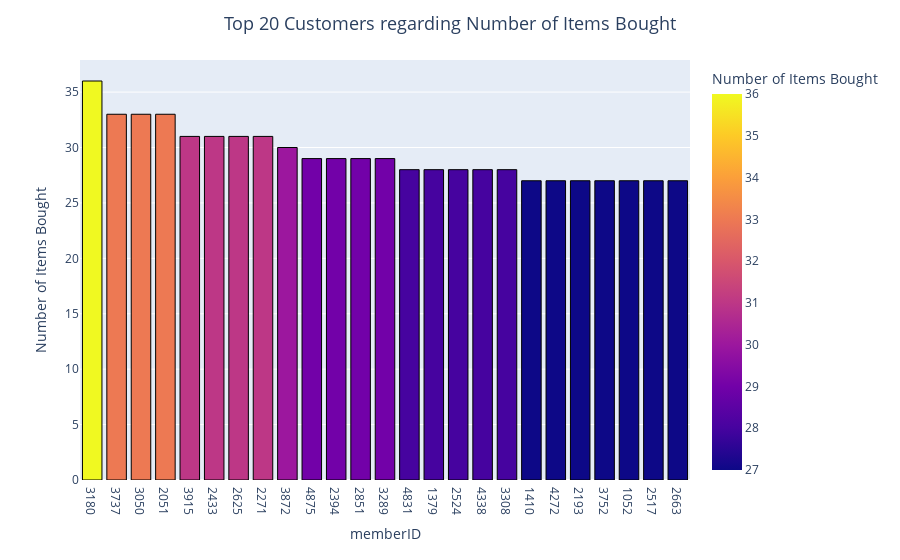

The cell this chart's notebook holds for it:
### Markdown cell above
# Top Customers regarding Number of Items bought

### Code cell
user_item = data.groupby("memberID").size().reset_index(name='count') \
    .sort_values(by='count', ascending=False)
fig = px.bar(user_item.head(25), x='memberID', y='count',
             labels={'y': 'Number of Sales',
                     'count': 'Number of Items Bought'},
             color='count')
fig.update_layout(title_text='Top 20 Customers regarding Number of Items Bought',
                  title_x=0.5, title_font=dict(size=18))
fig.update_traces(marker=dict(line=dict(color='#000000', width=1)))
fig.show()

### Figure 1 — Plotly figure (JSON) as saved in the notebook; plotly's stock layout.template omitted (floating-point values rounded to 4 significant figures)
{"data": [{"alignmentgroup": "True", "hovertemplate": "memberID=%{x}<br>Number of Items Bought=%{marker.color}<extra></extra>", "legendgroup": "", "marker": {"color": [36, 33, 33, 33, 31, 31, 31, 31, 30, 29, 29, 29, 29, 28, 28, 28, 28, 28, 27, 27, 27, 27, 27, 27, 27], "coloraxis": "coloraxis", "line": {"color": "#000000", "width": 1}, "pattern": {"shape": ""}}, "name": "", "offsetgroup": "", "orientation": "v", "showlegend": false, "textposition": "auto", "type": "bar", "x": ["3180", "3737", "3050", "2051", "3915", "2433", "2625", "2271", "3872", "4875", "2394", "2851", "3289", "4831", "1379", "2524", "4338", "3308", "1410", "4272", "2193", "3752", "1052", "2517", "2663"], "xaxis": "x", "y": [36, 33, 33, 33, 31, 31, 31, 31, 30, 29, 29, 29, 29, 28, 28, 28, 28, 28, 27, 27, 27, 27, 27, 27, 27], "yaxis": "y"}], "layout": {"barmode": "relative", "coloraxis": {"colorbar": {"title": {"text": "Number of Items Bought"}}, "colorscale": [[0, "#0d0887"], [0.1111, "#46039f"], [0.2222, "#7201a8"], [0.3333, "#9c179e"], [0.4444, "#bd3786"], [0.5556, "#d8576b"], [0.6667, "#ed7953"], [0.7778, "#fb9f3a"], [0.8889, "#fdca26"], [1, "#f0f921"]]}, "legend": {"tracegroupgap": 0}, "margin": {"t": 60}, "title": {"font": {"size": 18}, "text": "Top 20 Customers regarding Number of Items Bought", "x": 0.5}, "xaxis": {"anchor": "y", "domain": [0, 1], "title": {"text": "memberID"}}, "yaxis": {"anchor": "x", "domain": [0, 1], "title": {"text": "Number of Items Bought"}}}}
